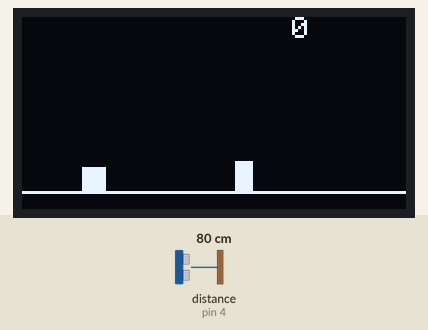
The sketch below on a simulated Arduino Uno, built with avr-gcc and run on an emulated ATmega328P. Parts: 128×64 one-colour display. Wiring (inferred from the names in the program): ultrasonic range finder: trigger pin 3; echo pin 4. The test bench sets the inputs (shaded band); at power-on: distance to the obstacle (sensor on pin 4) 80 cm. The echo pulse lasts 58.3 µs per cm.

Above: at 1.24 s.
1.3 s: distance to the obstacle (sensor on pin 4) set to 2 cm
At 1.42 s:
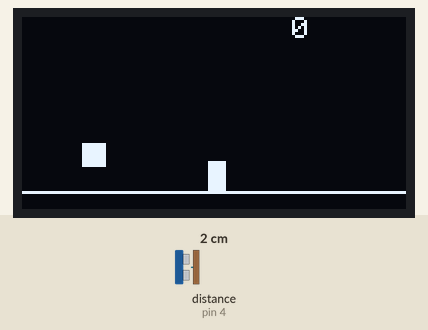
3.0 s: distance to the obstacle (sensor on pin 4) set to 13 cm
4.5 s: distance to the obstacle (sensor on pin 4) set to 17 cm
At 8.7 s:
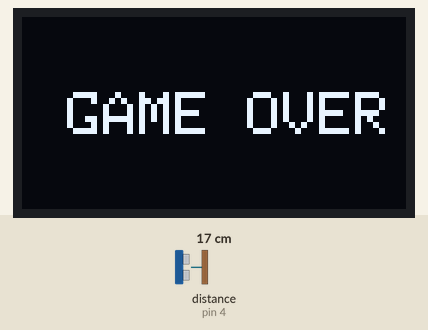

Measured:
- the behaviour switches between 15 and 16 cm on distance to the obstacle (sensor on pin 4) (found by bisection; images 1 and 2)

The sketch:

Arduino_UNO_HCSR04_OLED_display.ino
```cpp
#include <Wire.h>
#include <Adafruit_GFX.h>
#include <Adafruit_SSD1306.h>

#define SCREEN_WIDTH 128
#define SCREEN_HEIGHT 64

#define OLED_RESET -1
Adafruit_SSD1306 display(SCREEN_WIDTH, SCREEN_HEIGHT, &Wire, OLED_RESET);

#define TRIG_PIN 3
#define ECHO_PIN 4

// Player
int playerX = 20;
int playerY = 50;
const int playerSize = 8;

// Obstacle
int obstacleX = 128;
int obstacleY = 50;
const int obstacleWidth = 6;
const int obstacleHeight = 10;

bool jumping = false;
int jumpVelocity = 0;
const int gravity = 1;

// Score
int score = 0;

void setup() {
  pinMode(TRIG_PIN, OUTPUT);
  pinMode(ECHO_PIN, INPUT);

  display.begin(SSD1306_SWITCHCAPVCC, 0x3C);
  display.clearDisplay();
  display.display();

  randomSeed(analogRead(A0));
}

void loop() {
  // -------- Read ultrasonic sensor --------
  digitalWrite(TRIG_PIN, LOW);
  delayMicroseconds(2);

  digitalWrite(TRIG_PIN, HIGH);
  delayMicroseconds(10);
  digitalWrite(TRIG_PIN, LOW);

  long duration = pulseIn(ECHO_PIN, HIGH);
  float distance = duration * 0.034 / 2;

  // -------- Jump control --------
  if (distance < 15 && !jumping) {
    jumping = true;
    jumpVelocity = -8;
  }

  // -------- Jump physics --------
  if (jumping) {
    playerY += jumpVelocity;
    jumpVelocity += gravity;

    if (playerY >= 50) {
      playerY = 50;
      jumping = false;
      jumpVelocity = 0;
    }
  }

  // -------- Move obstacle --------
  obstacleX -= 3;

  if (obstacleX < -obstacleWidth) {
    obstacleX = 128;
    score++;
  }

  // -------- Collision detection --------
  bool collision =
    playerX < obstacleX + obstacleWidth &&
    playerX + playerSize > obstacleX &&
    playerY + playerSize > obstacleY;

  // -------- Draw game --------
  display.clearDisplay();

  // Score
  display.setTextSize(1);
  display.setTextColor(SSD1306_WHITE);
  display.setCursor(90, 0);
  display.print(score);

  // Ground
  display.drawLine(0, 58, 128, 58, SSD1306_WHITE);

  // Player square
  display.fillRect(playerX, playerY, playerSize, playerSize, SSD1306_WHITE);

  // Obstacle
  display.fillRect(
    obstacleX,
    obstacleY - obstacleHeight + playerSize,
    obstacleWidth,
    obstacleHeight,
    SSD1306_WHITE
  );

  display.display();

  // -------- Game over --------
  if (collision) {
    display.clearDisplay();
    display.setTextSize(2);
    display.setCursor(15, 25);
    display.print("GAME OVER");
    display.display();

    delay(2000);

    // Restart game
    playerY = 50;
    obstacleX = 128;
    score = 0;
  }

  delay(30);
}
```
